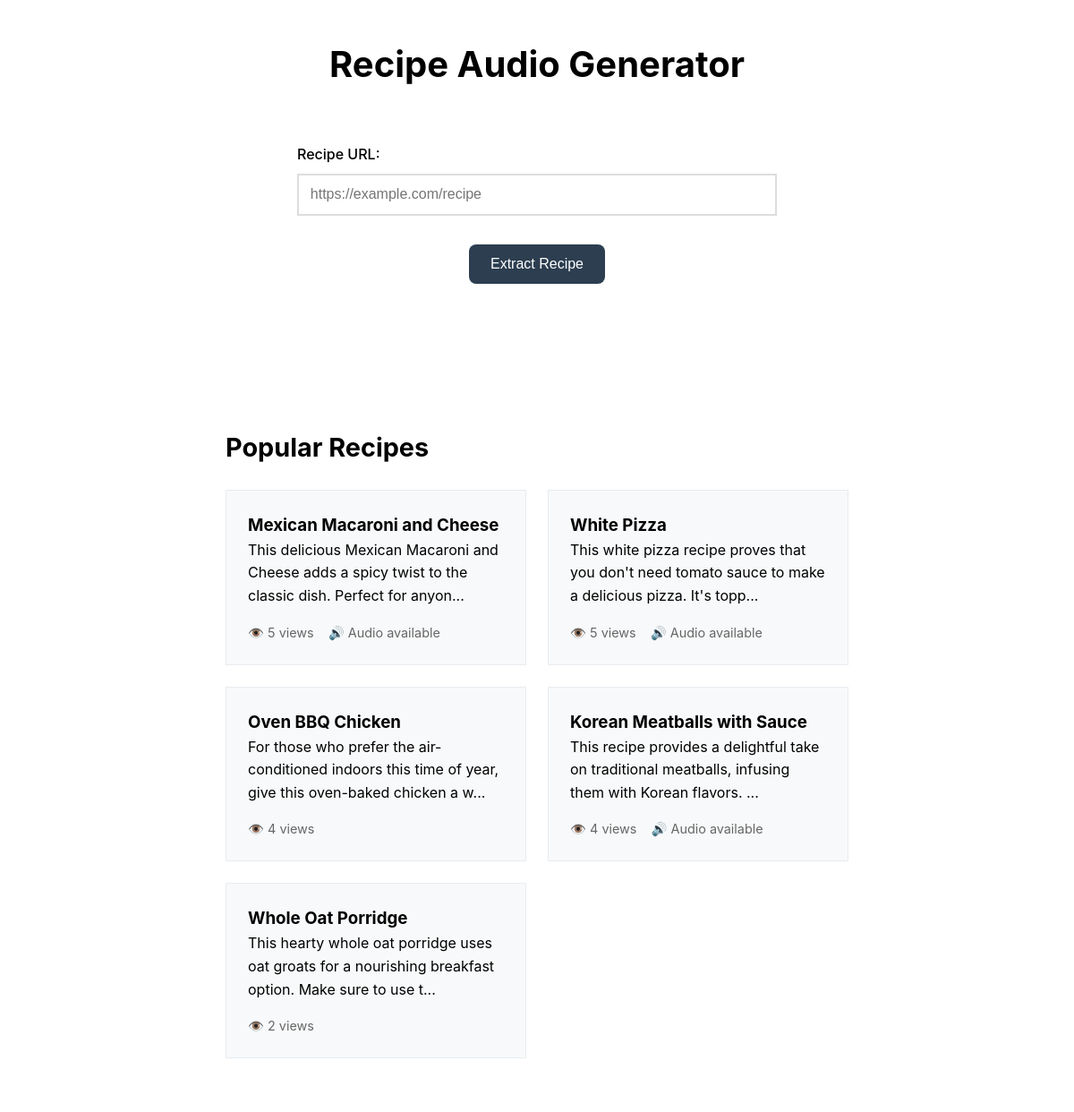
Before: / with the older database file.
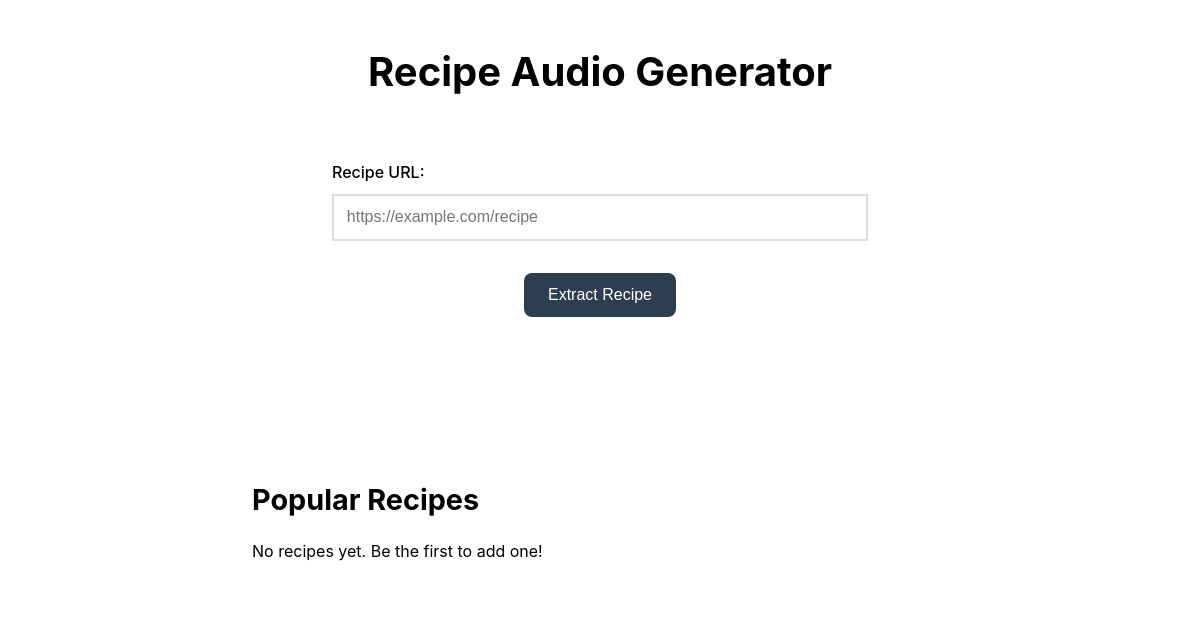
After: the same page with the newer database file.
### models.py (models this page shows)
class Recipe(db.Model):
    id = db.Column(db.Integer, primary_key=True)
    url = db.Column(db.String(500), unique=True, nullable=False)
    title = db.Column(db.String(200))
    introduction = db.Column(db.Text)
    ingredients = db.Column(db.JSON)
    instructions = db.Column(db.JSON)
    audio_filename = db.Column(db.String(500))
    views = db.Column(db.Integer, default=0)
    created_at = db.Column(db.DateTime, default=datetime.utcnow)

### app.py (the view)
@app.route('/')
def index():
    popular_recipes = Recipe.query.order_by(Recipe.views.desc()).limit(5).all()
    return render_template('index.html', popular_recipes=popular_recipes)

### templates/index.html (shortened to what this page needs)
<!DOCTYPE html>
<html lang="en">
<head>
  <link rel="stylesheet" href="{{ url_for('static', filename='style.css') }}">
</head>
<body>
  <div class="container">
    <h1>Recipe Audio Generator</h1>
    <div class="form-container">
      <form id="recipe-form">
        <div class="form-group">
          <label for="recipe-url">Recipe URL:</label>
          <input
            type="url"
            id="recipe-url"
            name="recipe-url"
            class="input-field"
            placeholder="https://example.com/recipe"
            required
          />
          <div class="button-container">
            <button type="submit" class="btn">Extract Recipe</button>
          </div>
        </div>
      </form>
    </div>
    <div class="popular-recipes">
      <h2>Popular Recipes</h2>
      {% if popular_recipes %}
        <div class="recipe-grid">
          {% for recipe in popular_recipes %}
            <a href="{{ url_for('view_recipe', recipe_id=recipe.id) }}" class="recipe-card">
              <h3>{{ recipe.title or "Untitled Recipe" }}</h3>
              <p>{{ recipe.introduction[:100] + '...' if recipe.introduction else '' }}</p>
              <div class="recipe-stats">
                <span>👁️ {{ recipe.views }} views</span>
                {% if recipe.audio_filename %}
                <span>🔊 Audio available</span>
                {% endif %}
              </div>
            </a>
          {% endfor %}
        </div>
      {% else %}
        <p>No recipes yet. Be the first to add one!</p>
      {% endif %}
    </div>
  </div>
</body>
</html>

### static/style.css (style rules this page uses)
* { margin: 0; padding: 0; box-sizing: border-box; }
body { font-family: 'Inter', -apple-system, BlinkMacSystemFont, sans-serif; line-height: 1.6; color: var(--text-color); background-color: var(--background-color); padding: 20px; }
.container { max-width: 800px; margin: 0 auto; padding: 20px; }
h1 { color: var(--primary-color); margin-bottom: 1.5rem; font-size: 2.5rem; text-align: center; }
h2 { color: var(--primary-color); margin: 1.5rem 0 1rem; font-size: 1.8rem; }
.form-container { background: white; padding: 2rem; border-radius: var(--border-radius); box-shadow: var(--box-shadow); margin-bottom: 2rem; }
.form-group { margin-bottom: 1.5rem; }
label { display: block; margin-bottom: 0.5rem; font-weight: 500; }
input[type="text"], input[type="url"] { width: 100%; padding: 0.8rem; border: 2px solid #ddd; border-radius: var(--border-radius); font-size: 1rem; transition: border-color 0.3s ease; }
.btn { display: inline-block; padding: 0.8rem 1.5rem; background-color: var(--primary-color); color: white; border: none; border-radius: var(--border-radius); cursor: pointer; font-size: 1rem; transition: background-color 0.3s ease; text-align: center; min-width: 200px; }
.popular-recipes { margin-top: 3rem; padding: 2rem; background: white; border-radius: var(--border-radius); box-shadow: var(--box-shadow); }

### templates/index.html (style rules this page uses)
.form-container { max-width: 600px; margin: 0 auto; padding: 2rem; }
.form-group { margin-bottom: 1.5rem; }
.input-field { width: 100%; padding: 0.8rem; margin-bottom: 1rem; border: 2px solid #ddd; border-radius: 8px; font-size: 1rem; }
.btn { display: inline-block; padding: 0.8rem 1.5rem; background-color: #2c3e50; color: white; border: none; border-radius: 8px; cursor: pointer; font-size: 1rem; transition: background-color 0.3s ease; width: auto; margin-top: 1rem; min-width: 120px; }
.button-container { text-align: center; }

Changed rows visible on the page:
removed Recipe: title "Mexican Macaroni and Cheese", introduction "This delicious Mexican Macaroni and Cheese adds a spicy twist to the classic dish. Perfect for anyon...", views "5", shows "🔊 Audio available"
removed Recipe: title "White Pizza", introduction "This white pizza recipe proves that you don't need tomato sauce to make a delicious pizza. It's topp...", views "5", shows "🔊 Audio available"
removed Recipe: title "Oven BBQ Chicken", introduction "For those who prefer the air-conditioned indoors this time of year, give this oven-baked chicken a w...", views "4"
removed Recipe: title "Korean Meatballs with Sauce", introduction "This recipe provides a delightful take on traditional meatballs, infusing them with Korean flavors. ...", views "4", shows "🔊 Audio available"
removed Recipe: title "Whole Oat Porridge", introduction "This hearty whole oat porridge uses oat groats for a nourishing breakfast option. Make sure to use t...", views "2"
Other visible differences:
text now shown: "No recipes yet. Be the first to add one!"
